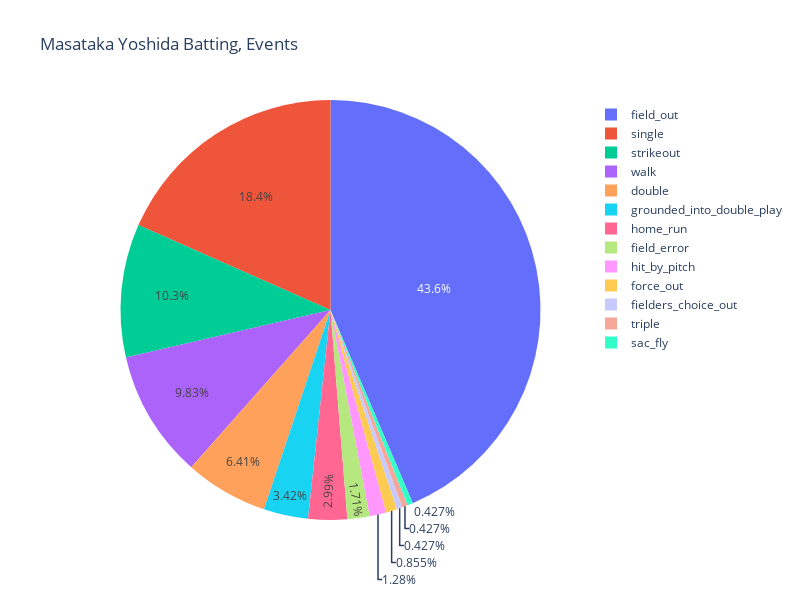

Write notebook code for a chart like this one.
### Code cell
fig = go.Figure(data=[go.Pie(labels=events.value_counts().index, values=events.value_counts().values)])
fig.update_layout(title='Masataka Yoshida Batting, Events', autosize=False, width=800, height=600)
fig.show()

### Figure 1 — Plotly figure (JSON) as saved in the notebook; plotly's stock layout.template omitted (floating-point values rounded to 4 significant figures)
{"data": [{"labels": ["field_out", "single", "strikeout", "walk", "double", "grounded_into_double_play", "home_run", "field_error", "hit_by_pitch", "force_out", "fielders_choice_out", "triple", "sac_fly"], "type": "pie", "values": [102, 43, 24, 23, 15, 8, 7, 4, 3, 2, 1, 1, 1]}], "layout": {"autosize": false, "height": 600, "title": {"text": "Masataka Yoshida Batting, Events"}, "width": 800}}
